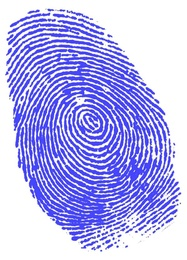
%> input picture Presentación/Huella.jpg, 187 x 260 px, shrunk from 1200 x 1670 before the run
$ octave Presentacion.m   (GNU Octave 9; MATLAB toolbox functions it lacks are replaced by stand-ins)
%> lines starting %> are read from the running program, lines starting %| are printed output that depends on the picture; in (x1, y1, x2, y2) boxes, pixels count from 0 and x2, y2 are one past the last pixel; in counts of white or black regions, pixels touching at a corner belong together; the program's own positions count from 1
    %% Operaciones Morfológicas
close all

I = imread('huella.jpg'); %POner imagen mejor
%> I is the input picture: size 260x187x3 uint8; mean R, G, B 182.9, 182.5, 237.8
I = im2gray(I);
%> I: size 260x187 uint8
I = im2double(I);
%> I: size 260x187 double

I_texto=imread('texto2.jpeg');
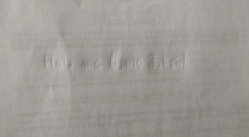
%> input picture Presentación/texto2.jpeg, 249 x 137 px, shrunk from 1600 x 877 before the run
%> I_texto is the input picture: size 137x249x3 uint8; mean R, G, B 158, 155, 149.5
I_texto = im2gray(I_texto);
%> I_texto: size 137x249 uint8
I_texto = im2double(I_texto);
%> I_texto: size 137x249 double

%Create a 15-by-15 kernel of 0s with a circle of 1s in the middle
kernel = strel('disk',8);
kernel = getnhood(kernel);

%% Kernel cuadrado 3x3
% Erosión
I_erosion = erosion(I,3);
I_erosion_matlab = imerode(I, strel('square',5));
I_diff_erosion = I- I_erosion;

% Dilatación
I_dilatacion = dilatation(I,3);
I_dilatacion_matlab = imdilate(I, strel('square',5));
I_diff_dilatacion = I_dilatacion-I;

% Closing
I_closing = closing(I,3);
I_closing_matlab = imclose(I, strel('square',5));
I_diff_closing = I-I_closing;
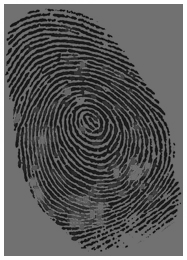
%> I_diff_closing: size 260x187 double; min -0.808, max 1, mean -0.133; drawn with min black and max white

% Opening
I_opening = opening(I,3);
I_opening_matlab = imopen(I, strel('square',5));
I_diff_opening = I-I_opening;

%% Kernel circular 15x15

I_15_dilatation = dilatation2(I,kernel);
%> after the loop in dilatation2, `for i = m2:m-m2+1`:
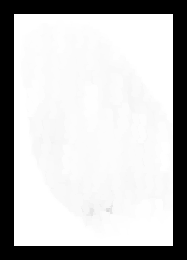
%> I_dilatation: size 260x187 double; min 0, max 1, mean 0.751
I_15_erosion = erosion2(I,kernel);
%> after the loop in erosion2, `for i = m2:m-m2+1`:
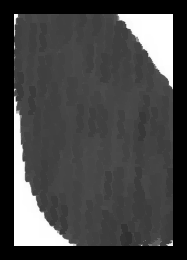
%> I_erosion: size 260x187 double; min 0, max 1, mean 0.272

I_15_erosion_m = imerode(I, strel('disk',8));
I_15_dilatation_m  = imdilate(I, strel('disk',8));
I_15_closing_m  = imclose(I, strel('disk',8));
I_15_opening_m  = imopen(I, strel('disk',8));

%% Lectura de texto

I_text_erosion = erosion(I_texto,3);
I_text_diff_erosion = I_texto-I_text_erosion;
I_text_erosion_negativo = imcomplement(I_text_diff_erosion);
text_segunda_erosion=erosion(I_text_erosion_negativo,3);
%> call 5 of erosion, with k = 3
%> after the loop in erosion (call 5), `for i = k:m-k+1`:
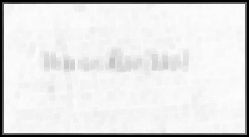
%> I_erosion: size 137x249 double; min 0, max 0.992, mean 0.893
negativo = imcomplement(text_segunda_erosion);
text_seg_Erosion_bin = imbinarize(negativo,"adaptive");
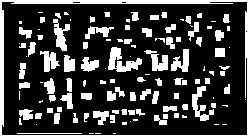
%> text_seg_Erosion_bin: size 137x249 logical; 24% white; 121 white regions (42 under 20 px), largest, box (x1, y1, x2, y2) and area: (0, 0, 249, 137) 2299, (108, 47, 142, 72) 407, (192, 86, 214, 121) 302

%% Figures
close all
figure('Name','Original');
imshow(I);

figure('Name', 'Erosion');
subplot(1,3,1), imshow(I_erosion), title('Erosion');
subplot(1,3,2), imshow(I_erosion_matlab), title('Erosion Matlab');
subplot(1,3,3), imshow(I_diff_erosion), title('Diff Erosion')

figure('Name', 'Dilatacion');
subplot(1,3,1), imshow(I_dilatacion), title('Dilatacion');
subplot(1,3,2), imshow(I_dilatacion_matlab), title('Dilatacion Matlab');
subplot(1,3,3), imshow(I_diff_dilatacion), title('Diff Dilatacion');

figure('Name', 'Closing');
subplot(1,3,1), imshow(I_closing), title('Closing');
subplot(1,3,2), imshow(I_closing_matlab), title('Closing Matlab');
subplot(1,3,3), imshow(I_diff_closing), title('Diff Closing');
%> after `imshow(I_diff_closing)`:
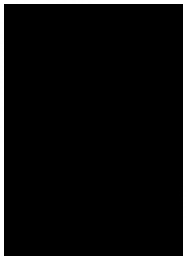
%> displayed picture: size 260x187, on the screen's scale of 0 to 255; min 0, max 255, mean 18.4

figure('Name', 'Opening');
subplot(1,3,1), imshow(I_opening), title('Opening');
subplot(1,3,2), imshow(I_opening_matlab), title('Opening Matlab');
subplot(1,3,3), imshow(I_diff_opening), title('Diff Opening');

figure('Name', '15x15 Matlab');
subplot(1,2,1), imshow(I_15_erosion), title('Erosion 15x15');
subplot(1,2,2), imshow(I_15_dilatation), title('Dilatacion 15x15');

figure('Name', '15x15 Matlab');
subplot(1,4,1), imshow(I_15_erosion_m), title('Erosion 15x15 Matlab');
subplot(1,4,2), imshow(I_15_dilatation_m), title('Dilatacion 15x15 Matlab');
subplot(1,4,3), imshow(I_15_closing_m), title('Closing 15x15 Matlab');
subplot(1,4,4), imshow(I_15_opening_m), title('Opening 15x15 Matlab');

figure('Name', 'Texto');
subplot(2,3,1), imshow(I_text_erosion), title('Erosion Texto');
subplot(2,3,2), imshow(I_text_diff_erosion), title('Diff Erosion Texto');
subplot(2,3,3), imshow(I_text_erosion_negativo), title('Negativo Erosion Texto');
subplot(2,3,4), imshow(text_segunda_erosion), title('Segunda Erosion Texto');
subplot(2,3,5), imshow(text_seg_Erosion_bin), title('Binarizacion Texto');

%% Funciones

% Function that performs erosion given an image and a kernel size
function I_erosion = erosion(I,k)
    I_erosion = zeros(size(I));
    [m,n] = size(I);
    for i = k:m-k+1
        for j = k:n-k+1
            I_erosion(i,j)= min(min(I(i-k+1:i+k-1,j-k+1:j+k-1)));
        end
    end
end

% Erosion 2, coge un kernel y coge el minimo de todos los pixeles
% donde el kernel es 1
function I_erosion = erosion2(I,K)
   I_erosion = zeros(size(I));
    [m,n] = size(I);
    [m2, n2] = size(K);
    for i = m2:m-m2+1
        for j = n2:n-n2+1
            aux = I(i-m2+1:i+m2-1,j-n2+1:j+n2-1);
            I_erosion(i,j) = min(aux(K));
        end
    end
end

% Function that performs dilatation given an image and a kernel size
function I_dilatation = dilatation(I,k)
    I_dilatation = zeros(size(I));
    [m,n] = size(I);
    for i = k:m-k+1
        for j = k:n-k+1
            I_dilatation(i,j)= max(max(I(i-k+1:i+k-1,j-k+1:j+k-1)));
        end
    end
end

% Dilatación 2, coge un kernel y coge el maximo de todos los pixeles
% donde el kernel es 1
function I_dilatation = dilatation2(I,K)
    I_dilatation = zeros(size(I));
    [m,n] = size(I);
    [m2, n2] = size(K);
    for i = m2:m-m2+1
        for j = n2:n-n2+1
            aux = I(i-m2+1:i+m2-1,j-n2+1:j+n2-1);
            I_dilatation(i,j) = max(aux(K));
        end
    end
end

% Function that performs opening given an image and a kernel size
function I_opening = opening(I,k)
    I_opening = erosion(I,k);
    I_opening = dilatation(I_opening,k);
end

% Function that performs closing given an image and a kernel size
function I_closing = closing(I,k)
    I_closing = dilatation(I,k);
    I_closing = erosion(I_closing,k);
end
